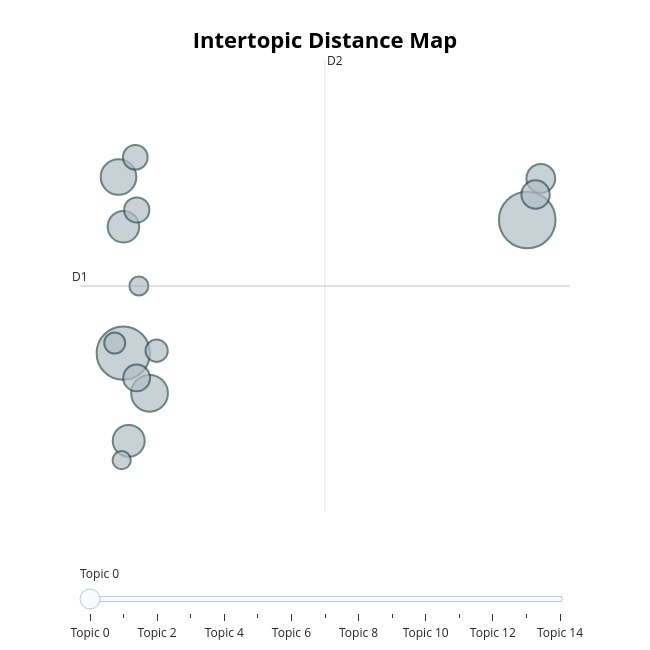

The cell this chart's notebook holds for it:
### Code cell
topic_model.visualize_topics()

### Figure 1 — Plotly figure (JSON) as saved in the notebook; plotly's stock layout.template omitted (floating-point values rounded to 4 significant figures)
{"data": [{"customdata": [[0, "harga | brio | atto | honda | juta", 116], [1, "baterai | harga | mobil | tahun | lebih", 103], [2, "electric | vehicle | air | listrik | mobil", 49], [3, "bensin | minyak | bakar | mobil | bahan", 46], [4, "china | jepang | cina | mobil | electric", 37], [5, "listrik | tambang | merusak | batubara | lingkungan", 36], [6, "kota | mobil | macet | buat | punya", 30], [7, "mobil | dijual | brio | masih | laku", 29], [8, "electric | vehicle | tahun | harga | masih", 26], [9, "hidrogen | hydrogen | energi | jepang | air", 23], [10, "pemerintah | bantuan | pajak | regulasi | ubah", 22], [11, "ice | aki | mobil | ban | electric", 18], [12, "charger | rb | portable | jt | wall", 16], [13, "listrik | narasumber | mobil | bengkel | kepentingan", 13], [14, "indonesia | bumn | rata | pajak | pemerintah", 12]], "hovertemplate": "<b>Topic %{customdata[0]}</b><br>%{customdata[1]}<br>Size: %{customdata[2]}", "legendgroup": "", "marker": {"color": "#B0BEC5", "line": {"color": "DarkSlateGrey", "width": 2}, "size": [116, 103, 49, 46, 37, 36, 30, 29, 26, 23, 22, 18, 16, 13, 12], "sizemode": "area", "sizeref": 0.0725, "symbol": "circle"}, "mode": "markers", "name": "", "orientation": "v", "showlegend": false, "type": "scatter", "x": [6.067, -7.473, -6.593, -7.633, -7.291, -7.467, 6.522, 6.347, -7.026, -7.021, -7.071, -6.356, -7.76, -6.95, -7.527], "xaxis": "x", "y": [6.421, 4.961, 4.521, 6.892, 3.999, 6.347, 6.876, 6.7, 4.69, 6.531, 7.109, 4.987, 5.072, 5.697, 3.788], "yaxis": "y"}], "layout": {"annotations": [{"showarrow": false, "text": "D1", "x": -8.924, "y": 5.697, "yshift": 10}, {"showarrow": false, "text": "D2", "x": -0.7117, "xshift": 10, "y": 8.175}], "height": 650, "hoverlabel": {"bgcolor": "white", "font": {"family": "Rockwell", "size": 16}}, "legend": {"itemsizing": "constant", "tracegroupgap": 0}, "margin": {"t": 60}, "shapes": [{"line": {"color": "#CFD8DC", "width": 2}, "type": "line", "x0": -0.7117, "x1": -0.7117, "y0": 3.22, "y1": 8.175}, {"line": {"color": "#9E9E9E", "width": 2}, "type": "line", "x0": -8.924, "x1": 7.501, "y0": 5.697, "y1": 5.697}], "sliders": [{"active": 0, "pad": {"t": 50}, "steps": [{"args": [{"marker.color": [["red", "#B0BEC5", "#B0BEC5", "#B0BEC5", "#B0BEC5", "#B0BEC5", "#B0BEC5", "#B0BEC5", "#B0BEC5", "#B0BEC5", "#B0BEC5", "#B0BEC5", "#B0BEC5", "#B0BEC5", "#B0BEC5"]]}], "label": "Topic 0", "method": "update"}, {"args": [{"marker.color": [["#B0BEC5", "red", "#B0BEC5", "#B0BEC5", "#B0BEC5", "#B0BEC5", "#B0BEC5", "#B0BEC5", "#B0BEC5", "#B0BEC5", "#B0BEC5", "#B0BEC5", "#B0BEC5", "#B0BEC5", "#B0BEC5"]]}], "label": "Topic 1", "method": "update"}, {"args": [{"marker.color": [["#B0BEC5", "#B0BEC5", "red", "#B0BEC5", "#B0BEC5", "#B0BEC5", "#B0BEC5", "#B0BEC5", "#B0BEC5", "#B0BEC5", "#B0BEC5", "#B0BEC5", "#B0BEC5", "#B0BEC5", "#B0BEC5"]]}], "label": "Topic 2", "method": "update"}, {"args": [{"marker.color": [["#B0BEC5", "#B0BEC5", "#B0BEC5", "red", "#B0BEC5", "#B0BEC5", "#B0BEC5", "#B0BEC5", "#B0BEC5", "#B0BEC5", "#B0BEC5", "#B0BEC5", "#B0BEC5", "#B0BEC5", "#B0BEC5"]]}], "label": "Topic 3", "method": "update"}, {"args": [{"marker.color": [["#B0BEC5", "#B0BEC5", "#B0BEC5", "#B0BEC5", "red", "#B0BEC5", "#B0BEC5", "#B0BEC5", "#B0BEC5", "#B0BEC5", "#B0BEC5", "#B0BEC5", "#B0BEC5", "#B0BEC5", "#B0BEC5"]]}], "label": "Topic 4", "method": "update"}, {"args": [{"marker.color": [["#B0BEC5", "#B0BEC5", "#B0BEC5", "#B0BEC5", "#B0BEC5", "red", "#B0BEC5", "#B0BEC5", "#B0BEC5", "#B0BEC5", "#B0BEC5", "#B0BEC5", "#B0BEC5", "#B0BEC5", "#B0BEC5"]]}], "label": "Topic 5", "method": "update"}, {"args": [{"marker.color": [["#B0BEC5", "#B0BEC5", "#B0BEC5", "#B0BEC5", "#B0BEC5", "#B0BEC5", "red", "#B0BEC5", "#B0BEC5", "#B0BEC5", "#B0BEC5", "#B0BEC5", "#B0BEC5", "#B0BEC5", "#B0BEC5"]]}], "label": "Topic 6", "method": "update"}, {"args": [{"marker.color": [["#B0BEC5", "#B0BEC5", "#B0BEC5", "#B0BEC5", "#B0BEC5", "#B0BEC5", "#B0BEC5", "red", "#B0BEC5", "#B0BEC5", "#B0BEC5", "#B0BEC5", "#B0BEC5", "#B0BEC5", "#B0BEC5"]]}], "label": "Topic 7", "method": "update"}, {"args": [{"marker.color": [["#B0BEC5", "#B0BEC5", "#B0BEC5", "#B0BEC5", "#B0BEC5", "#B0BEC5", "#B0BEC5", "#B0BEC5", "red", "#B0BEC5", "#B0BEC5", "#B0BEC5", "#B0BEC5", "#B0BEC5", "#B0BEC5"]]}], "label": "Topic 8", "method": "update"}, {"args": [{"marker.color": [["#B0BEC5", "#B0BEC5", "#B0BEC5", "#B0BEC5", "#B0BEC5", "#B0BEC5", "#B0BEC5", "#B0BEC5", "#B0BEC5", "red", "#B0BEC5", "#B0BEC5", "#B0BEC5", "#B0BEC5", "#B0BEC5"]]}], "label": "Topic 9", "method": "update"}, {"args": [{"marker.color": [["#B0BEC5", "#B0BEC5", "#B0BEC5", "#B0BEC5", "#B0BEC5", "#B0BEC5", "#B0BEC5", "#B0BEC5", "#B0BEC5", "#B0BEC5", "red", "#B0BEC5", "#B0BEC5", "#B0BEC5", "#B0BEC5"]]}], "label": "Topic 10", "method": "update"}, {"args": [{"marker.color": [["#B0BEC5", "#B0BEC5", "#B0BEC5", "#B0BEC5", "#B0BEC5", "#B0BEC5", "#B0BEC5", "#B0BEC5", "#B0BEC5", "#B0BEC5", "#B0BEC5", "red", "#B0BEC5", "#B0BEC5", "#B0BEC5"]]}], "label": "Topic 11", "method": "update"}, {"args": [{"marker.color": [["#B0BEC5", "#B0BEC5", "#B0BEC5", "#B0BEC5", "#B0BEC5", "#B0BEC5", "#B0BEC5", "#B0BEC5", "#B0BEC5", "#B0BEC5", "#B0BEC5", "#B0BEC5", "red", "#B0BEC5", "#B0BEC5"]]}], "label": "Topic 12", "method": "update"}, {"args": [{"marker.color": [["#B0BEC5", "#B0BEC5", "#B0BEC5", "#B0BEC5", "#B0BEC5", "#B0BEC5", "#B0BEC5", "#B0BEC5", "#B0BEC5", "#B0BEC5", "#B0BEC5", "#B0BEC5", "#B0BEC5", "red", "#B0BEC5"]]}], "label": "Topic 13", "method": "update"}, {"args": [{"marker.color": [["#B0BEC5", "#B0BEC5", "#B0BEC5", "#B0BEC5", "#B0BEC5", "#B0BEC5", "#B0BEC5", "#B0BEC5", "#B0BEC5", "#B0BEC5", "#B0BEC5", "#B0BEC5", "#B0BEC5", "#B0BEC5", "red"]]}], "label": "Topic 14", "method": "update"}]}], "title": {"font": {"color": "Black", "size": 22}, "text": "<b>Intertopic Distance Map</b>", "x": 0.5, "xanchor": "center", "y": 0.95, "yanchor": "top"}, "width": 650, "xaxis": {"anchor": "y", "domain": [0, 1], "range": [-8.924, 7.501], "title": {"text": ""}, "visible": false}, "yaxis": {"anchor": "x", "domain": [0, 1], "range": [3.22, 8.175], "title": {"text": ""}, "visible": false}}}
